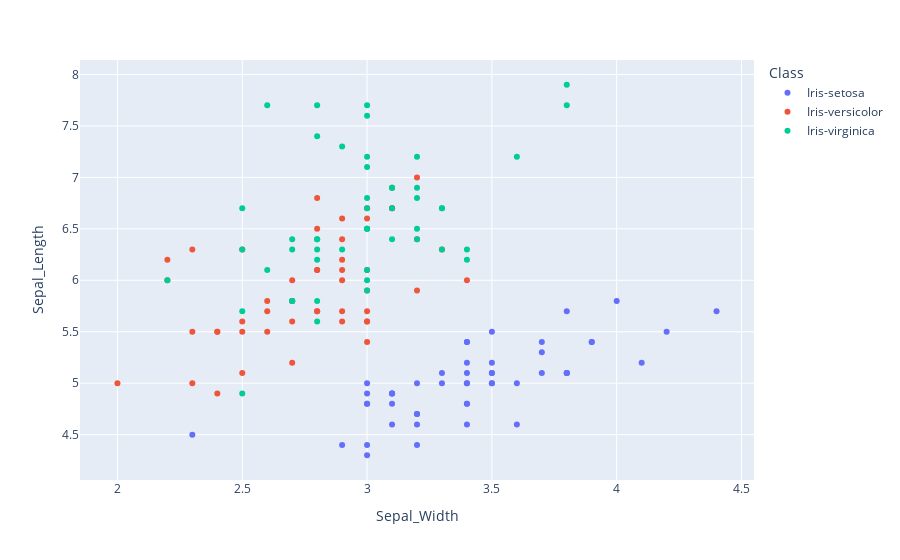

This figure's notebook cell:
### Code cell
fig=plx.scatter(iris, x='Sepal_Width',y='Sepal_Length', color="Class")
fig.show()

### Figure 1 — Plotly figure (JSON) as saved in the notebook; plotly's stock layout.template omitted (floating-point values rounded to 4 significant figures)
{"data": [{"hovertemplate": "Class=Iris-setosa<br>Sepal_Width=%{x}<br>Sepal_Length=%{y}<extra></extra>", "legendgroup": "Iris-setosa", "marker": {"color": "#636efa", "symbol": "circle"}, "mode": "markers", "name": "Iris-setosa", "orientation": "v", "showlegend": true, "type": "scatter", "x": [3.5, 3.0, 3.2, 3.1, 3.6, 3.9, 3.4, 3.4, 2.9, 3.1, 3.7, 3.4, 3.0, 3.0, 4.0, 4.4, 3.9, 3.5, 3.8, 3.8, 3.4, 3.7, 3.6, 3.3, 3.4, 3.0, 3.4, 3.5, 3.4, 3.2, 3.1, 3.4, 4.1, 4.2, 3.1, 3.2, 3.5, 3.1, 3.0, 3.4, 3.5, 2.3, 3.2, 3.5, 3.8, 3.0, 3.8, 3.2, 3.7, 3.3], "xaxis": "x", "y": [5.1, 4.9, 4.7, 4.6, 5.0, 5.4, 4.6, 5.0, 4.4, 4.9, 5.4, 4.8, 4.8, 4.3, 5.8, 5.7, 5.4, 5.1, 5.7, 5.1, 5.4, 5.1, 4.6, 5.1, 4.8, 5.0, 5.0, 5.2, 5.2, 4.7, 4.8, 5.4, 5.2, 5.5, 4.9, 5.0, 5.5, 4.9, 4.4, 5.1, 5.0, 4.5, 4.4, 5.0, 5.1, 4.8, 5.1, 4.6, 5.3, 5.0], "yaxis": "y"}, {"hovertemplate": "Class=Iris-versicolor<br>Sepal_Width=%{x}<br>Sepal_Length=%{y}<extra></extra>", "legendgroup": "Iris-versicolor", "marker": {"color": "#EF553B", "symbol": "circle"}, "mode": "markers", "name": "Iris-versicolor", "orientation": "v", "showlegend": true, "type": "scatter", "x": [3.2, 3.2, 3.1, 2.3, 2.8, 2.8, 3.3, 2.4, 2.9, 2.7, 2.0, 3.0, 2.2, 2.9, 2.9, 3.1, 3.0, 2.7, 2.2, 2.5, 3.2, 2.8, 2.5, 2.8, 2.9, 3.0, 2.8, 3.0, 2.9, 2.6, 2.4, 2.4, 2.7, 2.7, 3.0, 3.4, 3.1, 2.3, 3.0, 2.5, 2.6, 3.0, 2.6, 2.3, 2.7, 3.0, 2.9, 2.9, 2.5, 2.8], "xaxis": "x", "y": [7.0, 6.4, 6.9, 5.5, 6.5, 5.7, 6.3, 4.9, 6.6, 5.2, 5.0, 5.9, 6.0, 6.1, 5.6, 6.7, 5.6, 5.8, 6.2, 5.6, 5.9, 6.1, 6.3, 6.1, 6.4, 6.6, 6.8, 6.7, 6.0, 5.7, 5.5, 5.5, 5.8, 6.0, 5.4, 6.0, 6.7, 6.3, 5.6, 5.5, 5.5, 6.1, 5.8, 5.0, 5.6, 5.7, 5.7, 6.2, 5.1, 5.7], "yaxis": "y"}, {"hovertemplate": "Class=Iris-virginica<br>Sepal_Width=%{x}<br>Sepal_Length=%{y}<extra></extra>", "legendgroup": "Iris-virginica", "marker": {"color": "#00cc96", "symbol": "circle"}, "mode": "markers", "name": "Iris-virginica", "orientation": "v", "showlegend": true, "type": "scatter", "x": [3.3, 2.7, 3.0, 2.9, 3.0, 3.0, 2.5, 2.9, 2.5, 3.6, 3.2, 2.7, 3.0, 2.5, 2.8, 3.2, 3.0, 3.8, 2.6, 2.2, 3.2, 2.8, 2.8, 2.7, 3.3, 3.2, 2.8, 3.0, 2.8, 3.0, 2.8, 3.8, 2.8, 2.8, 2.6, 3.0, 3.4, 3.1, 3.0, 3.1, 3.1, 3.1, 2.7, 3.2, 3.3, 3.0, 2.5, 3.0, 3.4, 3.0], "xaxis": "x", "y": [6.3, 5.8, 7.1, 6.3, 6.5, 7.6, 4.9, 7.3, 6.7, 7.2, 6.5, 6.4, 6.8, 5.7, 5.8, 6.4, 6.5, 7.7, 7.7, 6.0, 6.9, 5.6, 7.7, 6.3, 6.7, 7.2, 6.2, 6.1, 6.4, 7.2, 7.4, 7.9, 6.4, 6.3, 6.1, 7.7, 6.3, 6.4, 6.0, 6.9, 6.7, 6.9, 5.8, 6.8, 6.7, 6.7, 6.3, 6.5, 6.2, 5.9], "yaxis": "y"}], "layout": {"legend": {"title": {"text": "Class"}, "tracegroupgap": 0}, "margin": {"t": 60}, "xaxis": {"anchor": "y", "domain": [0, 1], "title": {"text": "Sepal_Width"}}, "yaxis": {"anchor": "x", "domain": [0, 1], "title": {"text": "Sepal_Length"}}}}
